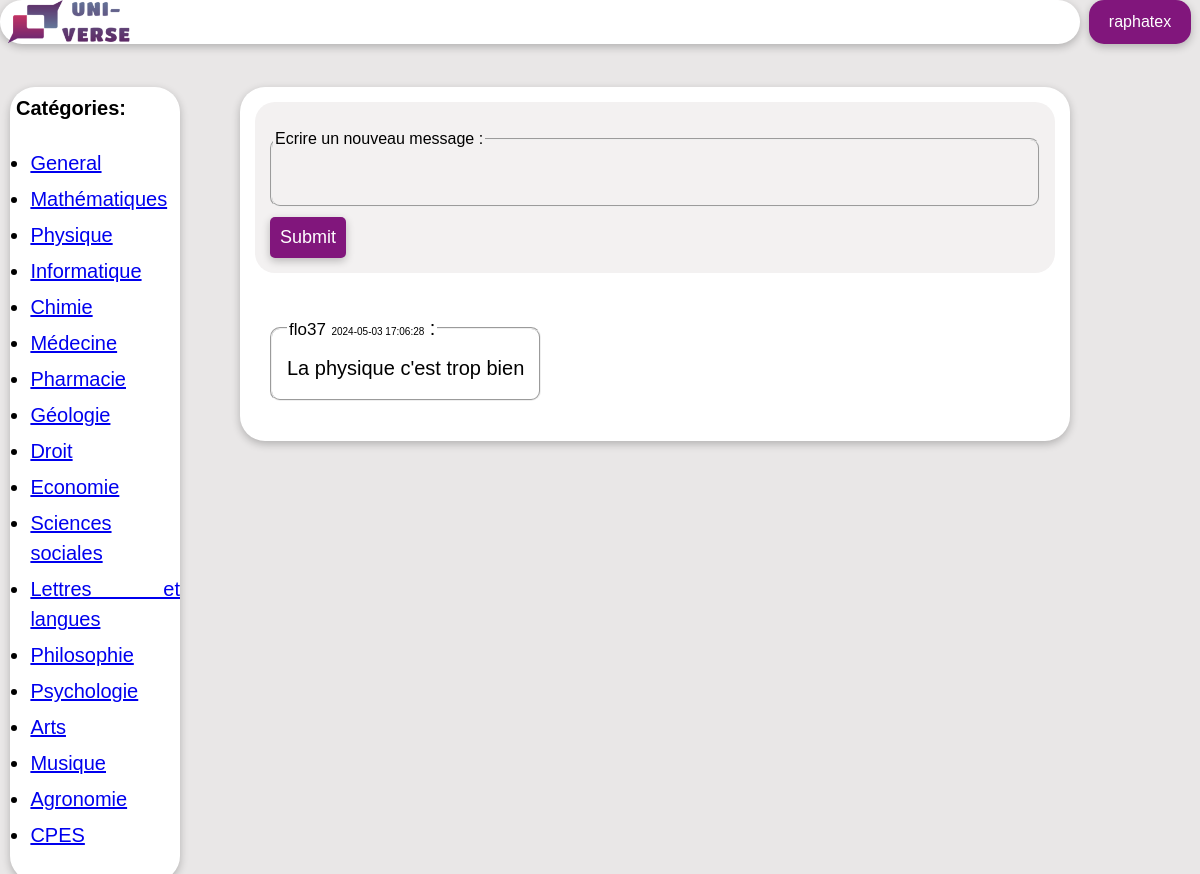
The page /index.php?categorie=physique (signed in) on the database its author committed.
### tables this page shows
CREATE TABLE `messages` (
  `id` int(11) NOT NULL,
  `user_id` int(11) NOT NULL,
  `message` text NOT NULL,
  `category` varchar(255) NOT NULL,
  `date` datetime NOT NULL
);

CREATE TABLE `users` (
  `id` int(11) NOT NULL,
  `username` varchar(255) NOT NULL,
  `email` varchar(255) NOT NULL,
  `password` varchar(255) NOT NULL,
  `active` tinyint(1) NOT NULL,
  `id_coded` varchar(255) NOT NULL
);

### index.php (the view, shortened to what this page needs)
<?php
include 'bdd.php';
if(isset($_GET['categorie'])){
  $page = $_GET['categorie'];
}
else{
  $page = 'general';
}
$get_messages = $bdd->query("SELECT `username`,`message`,`date` FROM `messages` INNER JOIN `users` ON messages.user_id = users.id WHERE `category`='$page' ORDER BY messages.id DESC");
?>
<!DOCTYPE html>
<link href="main.css" rel="stylesheet" media="all" />
<html lang="fr">
  <head>
  </head>
  <body>
    <div class="container">
      <div class="parent">
        <div class="haut">
          <div class="logo">
            <img class="image_logo" src="Logo_Uni-verse.png" alt="Uni'Verse" />
          </div>
        </div>
        <div class="messages">
          <?php
          if (isset($_SESSION['connecte'])){
          ?>
          <form method="POST" id="ecrire">
            <fieldset id="messageField">
              <legend>Ecrire un nouveau message :</legend>
              <textarea oninput="auto_grow(this)" name="message" id="ecrire_message" wrap="hard" title="ecrivez votre message" autocomplete="off" maxlength="999" required></textarea>
            </fieldset>
            <input type="submit" id="envoyer" name="ok">
          </form>
          <?php
          }
          ?>
          <div id="message">
            <?php
            if (isset($_SESSION['connecte']) or $page == 'general'){
              while ($messages = $get_messages->fetch()) {
                ?>
                <fieldset class="users_messages">
                <legend><span class="username">
                <?php
                echo "$messages[0]</span>";
                ?>
                <span class="date">
                <?php
                echo "$messages[2]</span> :</legend>";
                echo "<pre>$messages[1]</pre>";
                ?>
                </fieldset>
                <?php
              }
            }
            else{
              echo "Vous devez être connecté pour visionner ces messages.";
            }
            ?>
          </div>
        </div>
        <div class="gauche">
          <h2 class="titre_catégories">Catégories:</h2>
          <ul class="liste_catégories" style="font-size: 25px">
            <li class="element_liste_catégories">
              <a href="index.php">General</a>
            </li>
            <li class="element_liste_catégories">
              <a href="index.php?categorie=maths">Mathématiques</a>
            </li>
            <li class="element_liste_catégories">
              <a href="index.php?categorie=physique">Physique</a>
            </li>
            <li class="element_liste_catégories">
              <a href="index.php?categorie=informatique">Informatique</a>
            </li>
            <li class="element_liste_catégories">
              <a href="index.php?categorie=chimie">Chimie</a>
            </li>
            <li class="element_liste_catégories">
              <a href="index.php?categorie=medecine">Médecine</a>
            </li>
            <li class="element_liste_catégories">
              <a href="index.php?categorie=pharmacie">Pharmacie</a>
            </li>
            <li class="element_liste_catégories">
              <a href="index.php?categorie=geologie">Géologie</a>
            </li>
            <li class="element_liste_catégories">
              <a href="index.php?categorie=droit">Droit</a>
            </li>
            <li class="element_liste_catégories">
              <a href="index.php?categorie=economie">Economie</a>
            </li>
            <li class="element_liste_catégories">
              <a href="index.php?categorie=ss">Sciences sociales</a>
            </li>
            <li class="element_liste_catégories">
              <a href="index.php?categorie=ll">Lettres et langues</a>
            </li>
            <li class="element_liste_catégories">
              <a href="index.php?categorie=philosophie">Philosophie</a>
            </li>
            <li class="element_liste_catégories">
              <a href="index.php?categorie=psychologie">Psychologie</a>
            </li>
            <li class="element_liste_catégories">
              <a href="index.php?categorie=arts">Arts</a>
            </li>
            <li class="element_liste_catégories">
              <a href="index.php?categorie=musique">Musique</a>
            </li>
            <li class="element_liste_catégories">
              <a href="index.php?categorie=agronomie">Agronomie</a>
            </li>
            <li class="element_liste_catégories">
              <a href="index.php?categorie=cpes">CPES</a>
            </li>
          </ul>
        </div>
        <?php
          if (isset($_SESSION['connecte'])){
            ?>
            <a href="profile.php" class="connection"><?php echo $_SESSION['username'];?></a>
            <?php
          }
          else{
            ?>
            <a href="login.php" class="connection">Se connecter</a>
            <?php
          }
        ?>
        <div class="espace-haut"></div>
      </div>
    </div>
  </body>
</html>

### main.css (style rules this page uses)
body { margin: 0; padding: 0; overflow: hidden; background-color: rgb(233, 231, 231); font-family: Arial, Helvetica, sans-serif; line-height: 1.5; }
.container { height: 100vh; overflow: auto; }
.parent { display: grid; grid-template-columns: 15% 5% 70% 10%; grid-template-rows: auto 1fr auto; }
.titre_catégories { margin:0.5vw; font-size: 20px ; overflow:hidden }
.liste_catégories { padding-left: 1.7vw; overflow:auto ; }
.element_liste_catégories { padding-bottom:0.5vw ; font-size: 20px; text-align: justify; }
#ecrire { background-color: rgb(243, 241, 241); border-radius: 20px; padding: 15px; }
#message { background-color: white; border-radius: 20px; padding: 15px; margin-top: 15px; text-align: justify; overflow: auto; }
#messageField { margin: 10px 0px; padding: 1px; border-radius: 10px; color: black; width: fit-content; }
#ecrire_message { font-size: 15px; font-family: Arial, Helvetica, sans-serif; border: none; padding: 10px; width: 62vw; outline: none; height: 25px; background-color: rgb(243, 241, 241); resize: none; }
#envoyer { background: rgb(129, 22, 124); color: white; font-size: large; border: none; padding: 10px; border-radius: 5px; box-shadow: rgba(0, 0, 0, 0.24) 0px 3px 8px; cursor: pointer; }
.users_messages { font-size: 20px; margin: 10px 0px; border-radius: 10px; color: rgb(0, 0, 0); width: fit-content; height: fit-content; }
.date { font-size: 10px; }
.username { font-size: 17px; }
pre { margin: 3px 0px; font-family: Arial, Helvetica, sans-serif; }
.haut, .gauche, .messages { border-radius: 25px; background-color: white; box-shadow: rgba(0, 0, 0, 0.24) 0px 3px 8px; }
.haut { height: 5vh; grid-row: 1; grid-column: 1 / 4; display: grid; grid-template-columns: 50% 50%; grid-template-rows:5vh; }
.connection { display: flex; flex-direction: row; align-items: center; margin: auto; padding: 0px 20px; background: rgb(129, 22, 124); color: white; border-radius: 15px; box-shadow: rgba(0, 0, 0, 0.24) 0px 3px 8px; height: 5vh; width: fit-content; grid-row: 1; grid-column: 4; cursor: pointer; text-decoration: none; }
.image_logo { height: 100%; width: auto; }
.gauche { margin-left: 10px; grid-row: 3; grid-column: 1; height: fit-content; }
.messages { min-width: 60vw; width: fit-content; height: fit-content; grid-row: 3; grid-column: 3; padding: 15px; }
.espace-haut { display: block; height: 5vh; grid-row: 2; grid-column: 1/5; }

### rows shown on the page
messages: user.username "flo37", date "2024-05-03 17:06:28", message "La physique c'est trop bien"

### other values the page prints
$_SESSION['username'] "raphatex"
